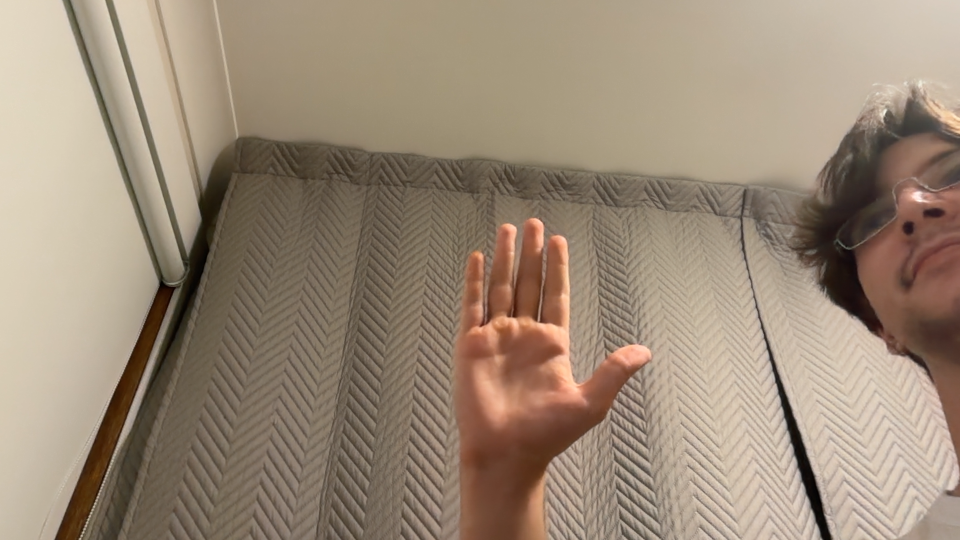
#> input picture webcam_data/paper/paper_000.png, 1920 x 1080 px (shown at 1/2 size); its folder holds only this picture in this run
$ python size.py
#> lines starting #> are read from the running program, lines starting #| are printed output that depends on the picture
from pathlib import Path
from PIL import Image

src = Path("webcam_data")
dst = Path("webcam_data_small")
dst.mkdir(exist_ok=True)

for class_dir in src.iterdir():
    if not class_dir.is_dir():
        continue

    out_dir = dst / class_dir.name
    out_dir.mkdir(exist_ok=True)

    for img_path in class_dir.iterdir():
        if img_path.suffix.lower() not in [".png", ".jpg", ".jpeg"]:
            continue

        img = Image.open(img_path).convert("RGB")
#> img is the input picture: PIL image 1920x1080 RGB; mean R, G, B 155.3, 138, 119.4
        img.thumbnail((600, 600))
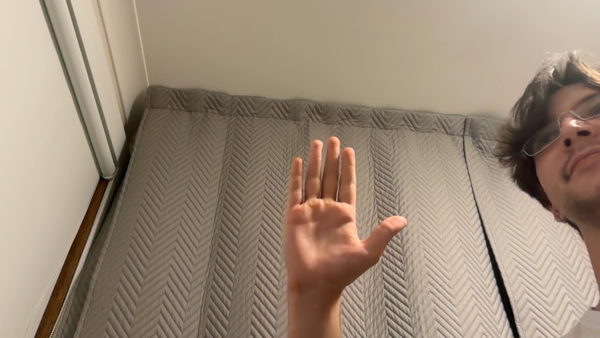
#> img: PIL image 600x338 RGB; mean R, G, B 155.3, 138, 119.4
        out_path = out_dir / f"{img_path.stem}.jpg"
        img.save(out_path, "JPEG", quality=65, optimize=True)
#> pass 2 of the loop `for class_dir in src.iterdir():`:
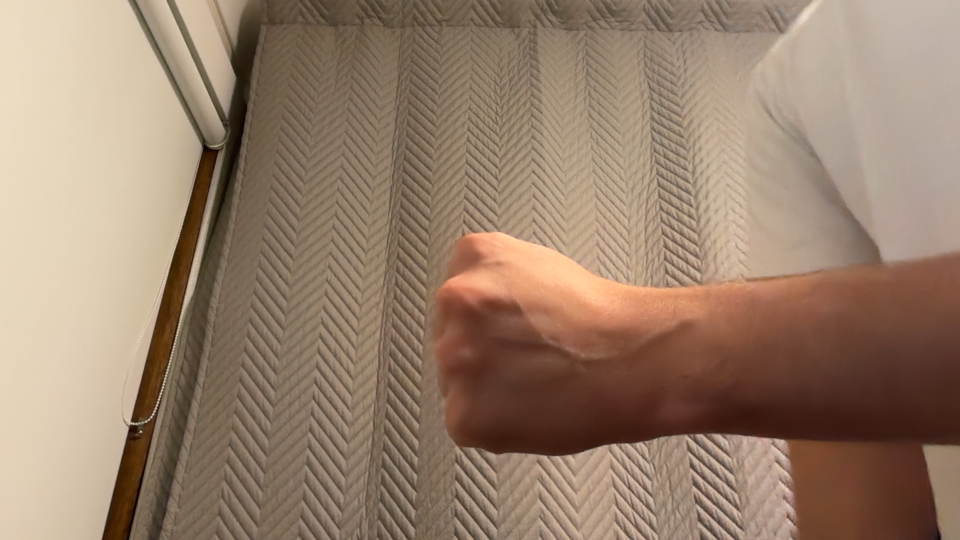
#> input picture webcam_data/rock/rock_000.png, 1920 x 1080 px (shown at 1/2 size)
#> img is the input picture: PIL image 1920x1080 RGB; mean R, G, B 152.1, 127.9, 107.9
#> `img.thumbnail((600, 600))`:
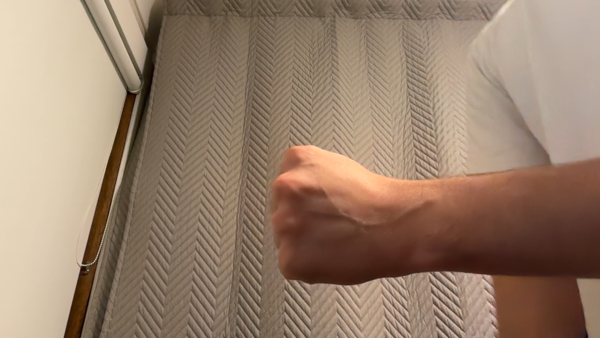
#> img: PIL image 600x338 RGB; mean R, G, B 152.1, 127.9, 107.9

print("Done. Compressed images saved to:", dst)
